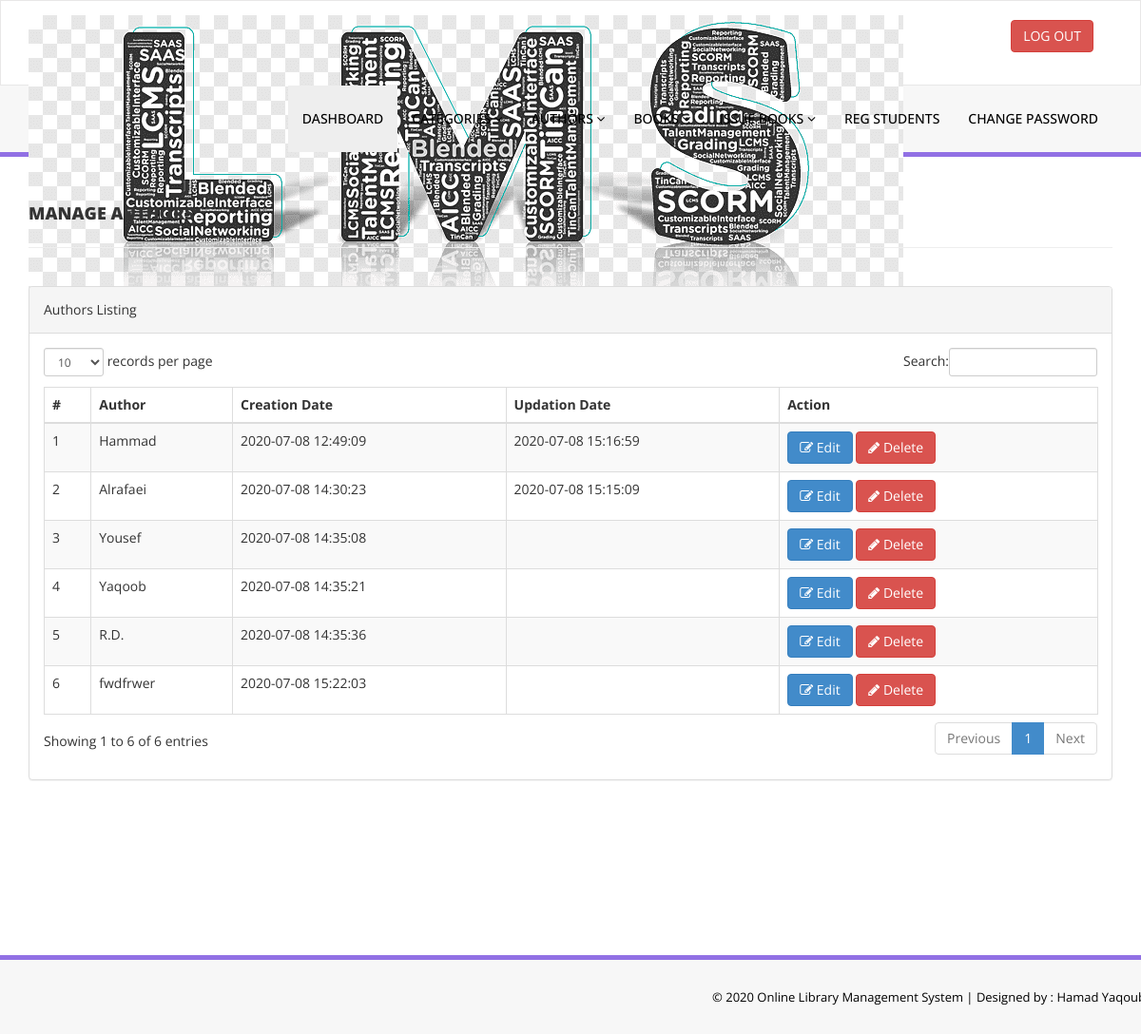
/library/admin/manage-authors.php (signed in), run on the app's committed database.
### tables this page shows
CREATE TABLE `tblauthors` (
  `id` int(11) NOT NULL,
  `AuthorName` varchar(159) DEFAULT NULL,
  `creationDate` timestamp NULL DEFAULT CURRENT_TIMESTAMP,
  `UpdationDate` timestamp NULL DEFAULT NULL ON UPDATE CURRENT_TIMESTAMP
);

### library/admin/manage-authors.php (the view, shortened to what this page needs)
<?php
include('includes/config.php');
if(strlen($_SESSION['alogin'])==0)
    {
header('location:index.php');
}
else{
    ?>
<!DOCTYPE html>
<html xmlns="http://www.w3.org/1999/xhtml">
<head>
    <link href="assets/css/bootstrap.css" rel="stylesheet" />
    <link href="assets/css/font-awesome.css" rel="stylesheet" />
    <link href="assets/js/dataTables/dataTables.bootstrap.css" rel="stylesheet" />
    <link href="assets/css/style.css" rel="stylesheet" />
</head>
<body>
<?php include('includes/header.php');?>
    <div class="content-wrapper">
         <div class="container">
        <div class="row pad-botm">
            <div class="col-md-12">
                <h4 class="header-line">Manage Authors</h4>
    </div>
        </div>
            <div class="row">
                <div class="col-md-12">
                    <div class="panel panel-default">
                        <div class="panel-heading">
                           Authors Listing
                        </div>
                        <div class="panel-body">
                            <div class="table-responsive">
                                <table class="table table-striped table-bordered table-hover" id="dataTables-example">
                                    <thead>
                                        <tr>
                                            <th>#</th>
                                            <th>Author</th>
                                            <th>Creation Date</th>
                                            <th>Updation Date</th>
                                            <th>Action</th>
                                        </tr>
                                    </thead>
                                    <tbody>
<?php $sql = "SELECT * from  tblauthors";
$query = $dbh -> prepare($sql);
$query->execute();
$results=$query->fetchAll(PDO::FETCH_OBJ);
$cnt=1;
if($query->rowCount() > 0)
{
foreach($results as $result)
{               ?>
                                        <tr class="odd gradeX">
                                            <td class="center"><?php echo htmlentities($cnt);?></td>
                                            <td class="center"><?php echo htmlentities($result->AuthorName);?></td>
                                            <td class="center"><?php echo htmlentities($result->creationDate);?></td>
                                            <td class="center"><?php echo htmlentities($result->UpdationDate);?></td>
                                            <td class="center">
                                            <a href="edit-author.php?athrid=<?php echo htmlentities($result->id);?>"><button class="btn btn-primary"><i class="fa fa-edit "></i> Edit</button>
                                          <a href="manage-authors.php?del=<?php echo htmlentities($result->id);?>" onclick="return confirm('Are you sure you want to delete?');"" >  <button class="btn btn-danger"><i class="fa fa-pencil"></i> Delete</button>
                                            </td>
                                        </tr>
 <?php $cnt=$cnt+1;}} ?>
                                    </tbody>
                                </table>
                            </div>
                        </div>
                    </div>
                </div>
            </div>
    </div>
    </div>
  <?php include('includes/footer.php');?>
</body>
</html>
<?php } ?>

### library/admin/assets/css/style.css (style rules this page uses)
.content-wrapper { margin-top: 40px; min-height:800px; padding-bottom:90px; }
.header-line { font-weight:900; padding-bottom:25px; border-bottom:1px solid #eeeeee; text-transform:uppercase; }
.pad-botm { padding-bottom:30px; }

### data on the page
tblauthors: AuthorName "Hammad", creationDate "2020-07-08 12:49:09", UpdationDate "2020-07-08 15:16:59"
tblauthors: AuthorName "Alrafaei", creationDate "2020-07-08 14:30:23", UpdationDate "2020-07-08 15:15:09"
tblauthors: AuthorName "Yousef", creationDate "2020-07-08 14:35:08"
tblauthors: AuthorName "Yaqoob", creationDate "2020-07-08 14:35:21"
tblauthors: AuthorName "R.D.", creationDate "2020-07-08 14:35:36"
tblauthors: AuthorName "fwdfrwer", creationDate "2020-07-08 15:22:03"
